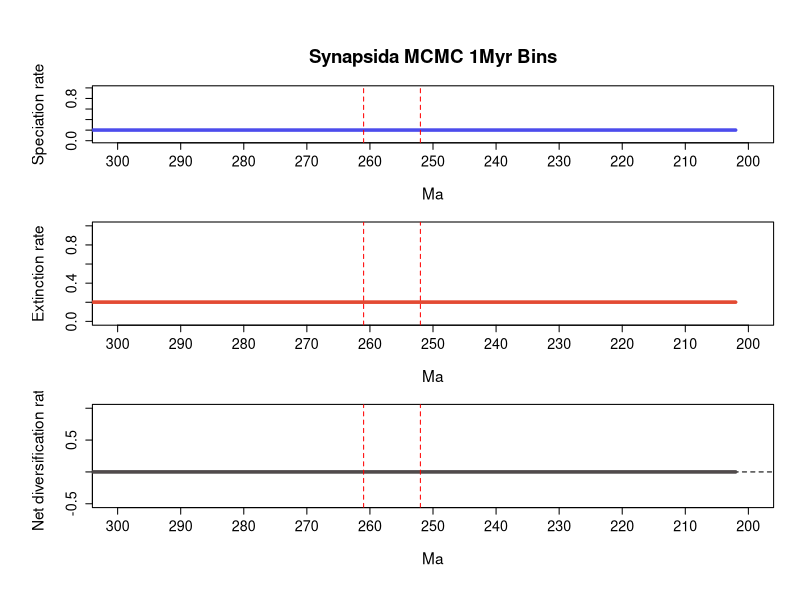

Source code (R):
# 1 files combined:
# 	C:\Users\SimoesLabAdmin\Documents\BDNN_Arielli\synapsida\mcmc_no_predictors\A_mcmc_200_iterations/combined_9_marginal_rates.log

# 95% HPDs calculated using code from Biopy (https://www.cs.auckland.ac.nz/~yhel002/biopy/)

pdf(file='C:/Users/SimoesLabAdmin/Documents/BDNN_Arielli/synapsida/mcmc_no_predictors/A_mcmc_200_iterations/combined_9_marginal_rates_RTT_final.pdf',width=8, height=10.8)
par(mfrow=c(3,1), cex.main=1.7, cex.lab=1.4, cex.axis=1.3,
    mgp=c(3.5, 1, 0),      # distance of axis labels from plot, increase first value to move y axis label further out
    oma=c(2, 2, 2, 0))     # outer margins for the entire figure
library(scales)
plot_RTT <- function (age,hpd_M,hpd_m,mean_m,color){
    N=100
    beta=(1:(N-1))/N
    alpha_shape=0.25
    cat=1-(beta^(1./alpha_shape))
    for (i in 1:(N-1)){
        trans= 1/N + 2/N
        polygon(c(age, rev(age)), c(hpd_M-((hpd_M-mean_m)*cat[i]), rev(hpd_m+((mean_m-hpd_m)*cat[i]))), col = alpha(color,trans), border = NA)
    }
    lines(rev(age), rev(mean_m), col = color, lwd=3)
}
    
L_hpd_m95=c(NA, NA,NA,NA,NA,NA,NA,NA,NA,NA,NA,NA,NA,NA,NA,NA,NA,NA,NA,NA,NA,NA,NA,NA,NA,NA,NA,NA,NA,NA,NA,NA,NA,NA,NA,NA,NA,NA,NA,NA,NA,NA,NA,NA,NA,NA,NA,NA,NA,NA,NA,NA,NA,NA,NA,NA,NA,NA,NA,NA,NA,NA,NA,NA,NA,NA,NA,NA,NA,NA,NA,NA,NA,NA,NA,NA,NA,NA,NA,NA,NA,NA,NA,NA,NA,NA,NA,NA,NA,NA,NA,NA,NA,NA,NA,NA,NA,NA,NA,NA,NA,NA,NA,NA,NA,NA,NA,NA,NA,NA,NA,NA,NA,NA,NA,NA,NA,NA,NA,NA,NA,NA,NA,NA,NA,NA,NA,NA,NA,NA,NA,NA,NA,NA,NA,NA,NA,NA,NA,NA,NA,NA,NA,NA,NA,NA,NA,NA,NA,NA,NA,NA,NA,NA,NA,NA,NA,NA,NA,NA,NA,NA,NA,NA,NA,NA,NA,NA,NA,NA,NA,NA,NA,NA,NA,NA,NA,NA,NA,NA,NA,NA,NA,NA,NA,NA,NA,NA,NA,NA,NA,NA,NA,NA,NA,NA,NA,NA,NA,NA,NA,NA,0.178689,0.178689,0.178689,0.178689,0.178689,0.178689,0.178689,0.178689,0.178689,0.178689,0.178689,0.178689,0.178689,0.178689,0.178689,0.178689,0.178689,0.178689,0.178689,0.178689,0.178689,0.178689,0.178689,0.178689,0.178689,0.178689,0.178689,0.178689,0.178689,0.178689,0.178689,0.178689,0.178689,0.178689,0.178689,0.178689,0.178689,0.178689,0.178689,0.178689,0.178689,0.178689,0.178689,0.178689,0.178689,0.178689,0.178689,0.178689,0.178689,0.178689,0.178689,0.178689,0.178689,0.178689,0.178689,0.178689,0.178689,0.178689,0.178689,0.178689,0.178689,0.178689,0.178689,0.178689,0.178689,0.178689,0.178689,0.178689,0.178689,0.178689,0.178689,0.178689,0.178689,0.178689,0.178689,0.178689,0.178689,0.178689,0.178689,0.178689,0.178689,0.178689,0.178689,0.178689,0.178689,0.178689,0.178689,0.178689,0.178689,0.178689,0.178689,0.178689,0.178689,0.178689,0.178689,0.178689,0.178689,0.178689,0.178689,0.178689,0.178689,0.178689,0.178689,0.178689,0.178689,0.178689,0.178689)
L_hpd_M95=c(NA, NA,NA,NA,NA,NA,NA,NA,NA,NA,NA,NA,NA,NA,NA,NA,NA,NA,NA,NA,NA,NA,NA,NA,NA,NA,NA,NA,NA,NA,NA,NA,NA,NA,NA,NA,NA,NA,NA,NA,NA,NA,NA,NA,NA,NA,NA,NA,NA,NA,NA,NA,NA,NA,NA,NA,NA,NA,NA,NA,NA,NA,NA,NA,NA,NA,NA,NA,NA,NA,NA,NA,NA,NA,NA,NA,NA,NA,NA,NA,NA,NA,NA,NA,NA,NA,NA,NA,NA,NA,NA,NA,NA,NA,NA,NA,NA,NA,NA,NA,NA,NA,NA,NA,NA,NA,NA,NA,NA,NA,NA,NA,NA,NA,NA,NA,NA,NA,NA,NA,NA,NA,NA,NA,NA,NA,NA,NA,NA,NA,NA,NA,NA,NA,NA,NA,NA,NA,NA,NA,NA,NA,NA,NA,NA,NA,NA,NA,NA,NA,NA,NA,NA,NA,NA,NA,NA,NA,NA,NA,NA,NA,NA,NA,NA,NA,NA,NA,NA,NA,NA,NA,NA,NA,NA,NA,NA,NA,NA,NA,NA,NA,NA,NA,NA,NA,NA,NA,NA,NA,NA,NA,NA,NA,NA,NA,NA,NA,NA,NA,NA,NA,0.22215,0.22215,0.22215,0.22215,0.22215,0.22215,0.22215,0.22215,0.22215,0.22215,0.22215,0.22215,0.22215,0.22215,0.22215,0.22215,0.22215,0.22215,0.22215,0.22215,0.22215,0.22215,0.22215,0.22215,0.22215,0.22215,0.22215,0.22215,0.22215,0.22215,0.22215,0.22215,0.22215,0.22215,0.22215,0.22215,0.22215,0.22215,0.22215,0.22215,0.22215,0.22215,0.22215,0.22215,0.22215,0.22215,0.22215,0.22215,0.22215,0.22215,0.22215,0.22215,0.22215,0.22215,0.22215,0.22215,0.22215,0.22215,0.22215,0.22215,0.22215,0.22215,0.22215,0.22215,0.22215,0.22215,0.22215,0.22215,0.22215,0.22215,0.22215,0.22215,0.22215,0.22215,0.22215,0.22215,0.22215,0.22215,0.22215,0.22215,0.22215,0.22215,0.22215,0.22215,0.22215,0.22215,0.22215,0.22215,0.22215,0.22215,0.22215,0.22215,0.22215,0.22215,0.22215,0.22215,0.22215,0.22215,0.22215,0.22215,0.22215,0.22215,0.22215,0.22215,0.22215,0.22215,0.22215)
M_hpd_m95=c(NA, NA,NA,NA,NA,NA,NA,NA,NA,NA,NA,NA,NA,NA,NA,NA,NA,NA,NA,NA,NA,NA,NA,NA,NA,NA,NA,NA,NA,NA,NA,NA,NA,NA,NA,NA,NA,NA,NA,NA,NA,NA,NA,NA,NA,NA,NA,NA,NA,NA,NA,NA,NA,NA,NA,NA,NA,NA,NA,NA,NA,NA,NA,NA,NA,NA,NA,NA,NA,NA,NA,NA,NA,NA,NA,NA,NA,NA,NA,NA,NA,NA,NA,NA,NA,NA,NA,NA,NA,NA,NA,NA,NA,NA,NA,NA,NA,NA,NA,NA,NA,NA,NA,NA,NA,NA,NA,NA,NA,NA,NA,NA,NA,NA,NA,NA,NA,NA,NA,NA,NA,NA,NA,NA,NA,NA,NA,NA,NA,NA,NA,NA,NA,NA,NA,NA,NA,NA,NA,NA,NA,NA,NA,NA,NA,NA,NA,NA,NA,NA,NA,NA,NA,NA,NA,NA,NA,NA,NA,NA,NA,NA,NA,NA,NA,NA,NA,NA,NA,NA,NA,NA,NA,NA,NA,NA,NA,NA,NA,NA,NA,NA,NA,NA,NA,NA,NA,NA,NA,NA,NA,NA,NA,NA,NA,NA,NA,NA,NA,NA,NA,NA,0.179439,0.179439,0.179439,0.179439,0.179439,0.179439,0.179439,0.179439,0.179439,0.179439,0.179439,0.179439,0.179439,0.179439,0.179439,0.179439,0.179439,0.179439,0.179439,0.179439,0.179439,0.179439,0.179439,0.179439,0.179439,0.179439,0.179439,0.179439,0.179439,0.179439,0.179439,0.179439,0.179439,0.179439,0.179439,0.179439,0.179439,0.179439,0.179439,0.179439,0.179439,0.179439,0.179439,0.179439,0.179439,0.179439,0.179439,0.179439,0.179439,0.179439,0.179439,0.179439,0.179439,0.179439,0.179439,0.179439,0.179439,0.179439,0.179439,0.179439,0.179439,0.179439,0.179439,0.179439,0.179439,0.179439,0.179439,0.179439,0.179439,0.179439,0.179439,0.179439,0.179439,0.179439,0.179439,0.179439,0.179439,0.179439,0.179439,0.179439,0.179439,0.179439,0.179439,0.179439,0.179439,0.179439,0.179439,0.179439,0.179439,0.179439,0.179439,0.179439,0.179439,0.179439,0.179439,0.179439,0.179439,0.179439,0.179439,0.179439,0.179439,0.179439,0.179439,0.179439,0.179439,0.179439,0.179439)
M_hpd_M95=c(NA, NA,NA,NA,NA,NA,NA,NA,NA,NA,NA,NA,NA,NA,NA,NA,NA,NA,NA,NA,NA,NA,NA,NA,NA,NA,NA,NA,NA,NA,NA,NA,NA,NA,NA,NA,NA,NA,NA,NA,NA,NA,NA,NA,NA,NA,NA,NA,NA,NA,NA,NA,NA,NA,NA,NA,NA,NA,NA,NA,NA,NA,NA,NA,NA,NA,NA,NA,NA,NA,NA,NA,NA,NA,NA,NA,NA,NA,NA,NA,NA,NA,NA,NA,NA,NA,NA,NA,NA,NA,NA,NA,NA,NA,NA,NA,NA,NA,NA,NA,NA,NA,NA,NA,NA,NA,NA,NA,NA,NA,NA,NA,NA,NA,NA,NA,NA,NA,NA,NA,NA,NA,NA,NA,NA,NA,NA,NA,NA,NA,NA,NA,NA,NA,NA,NA,NA,NA,NA,NA,NA,NA,NA,NA,NA,NA,NA,NA,NA,NA,NA,NA,NA,NA,NA,NA,NA,NA,NA,NA,NA,NA,NA,NA,NA,NA,NA,NA,NA,NA,NA,NA,NA,NA,NA,NA,NA,NA,NA,NA,NA,NA,NA,NA,NA,NA,NA,NA,NA,NA,NA,NA,NA,NA,NA,NA,NA,NA,NA,NA,NA,NA,0.223,0.223,0.223,0.223,0.223,0.223,0.223,0.223,0.223,0.223,0.223,0.223,0.223,0.223,0.223,0.223,0.223,0.223,0.223,0.223,0.223,0.223,0.223,0.223,0.223,0.223,0.223,0.223,0.223,0.223,0.223,0.223,0.223,0.223,0.223,0.223,0.223,0.223,0.223,0.223,0.223,0.223,0.223,0.223,0.223,0.223,0.223,0.223,0.223,0.223,0.223,0.223,0.223,0.223,0.223,0.223,0.223,0.223,0.223,0.223,0.223,0.223,0.223,0.223,0.223,0.223,0.223,0.223,0.223,0.223,0.223,0.223,0.223,0.223,0.223,0.223,0.223,0.223,0.223,0.223,0.223,0.223,0.223,0.223,0.223,0.223,0.223,0.223,0.223,0.223,0.223,0.223,0.223,0.223,0.223,0.223,0.223,0.223,0.223,0.223,0.223,0.223,0.223,0.223,0.223,0.223,0.223)
R_hpd_m95=c(NA, NA,NA,NA,NA,NA,NA,NA,NA,NA,NA,NA,NA,NA,NA,NA,NA,NA,NA,NA,NA,NA,NA,NA,NA,NA,NA,NA,NA,NA,NA,NA,NA,NA,NA,NA,NA,NA,NA,NA,NA,NA,NA,NA,NA,NA,NA,NA,NA,NA,NA,NA,NA,NA,NA,NA,NA,NA,NA,NA,NA,NA,NA,NA,NA,NA,NA,NA,NA,NA,NA,NA,NA,NA,NA,NA,NA,NA,NA,NA,NA,NA,NA,NA,NA,NA,NA,NA,NA,NA,NA,NA,NA,NA,NA,NA,NA,NA,NA,NA,NA,NA,NA,NA,NA,NA,NA,NA,NA,NA,NA,NA,NA,NA,NA,NA,NA,NA,NA,NA,NA,NA,NA,NA,NA,NA,NA,NA,NA,NA,NA,NA,NA,NA,NA,NA,NA,NA,NA,NA,NA,NA,NA,NA,NA,NA,NA,NA,NA,NA,NA,NA,NA,NA,NA,NA,NA,NA,NA,NA,NA,NA,NA,NA,NA,NA,NA,NA,NA,NA,NA,NA,NA,NA,NA,NA,NA,NA,NA,NA,NA,NA,NA,NA,NA,NA,NA,NA,NA,NA,NA,NA,NA,NA,NA,NA,NA,NA,NA,NA,NA,NA,-0.024483,-0.024483,-0.024483,-0.024483,-0.024483,-0.024483,-0.024483,-0.024483,-0.024483,-0.024483,-0.024483,-0.024483,-0.024483,-0.024483,-0.024483,-0.024483,-0.024483,-0.024483,-0.024483,-0.024483,-0.024483,-0.024483,-0.024483,-0.024483,-0.024483,-0.024483,-0.024483,-0.024483,-0.024483,-0.024483,-0.024483,-0.024483,-0.024483,-0.024483,-0.024483,-0.024483,-0.024483,-0.024483,-0.024483,-0.024483,-0.024483,-0.024483,-0.024483,-0.024483,-0.024483,-0.024483,-0.024483,-0.024483,-0.024483,-0.024483,-0.024483,-0.024483,-0.024483,-0.024483,-0.024483,-0.024483,-0.024483,-0.024483,-0.024483,-0.024483,-0.024483,-0.024483,-0.024483,-0.024483,-0.024483,-0.024483,-0.024483,-0.024483,-0.024483,-0.024483,-0.024483,-0.024483,-0.024483,-0.024483,-0.024483,-0.024483,-0.024483,-0.024483,-0.024483,-0.024483,-0.024483,-0.024483,-0.024483,-0.024483,-0.024483,-0.024483,-0.024483,-0.024483,-0.024483,-0.024483,-0.024483,-0.024483,-0.024483,-0.024483,-0.024483,-0.024483,-0.024483,-0.024483,-0.024483,-0.024483,-0.024483,-0.024483,-0.024483,-0.024483,-0.024483,-0.024483,-0.024483)
R_hpd_M95=c(NA, NA,NA,NA,NA,NA,NA,NA,NA,NA,NA,NA,NA,NA,NA,NA,NA,NA,NA,NA,NA,NA,NA,NA,NA,NA,NA,NA,NA,NA,NA,NA,NA,NA,NA,NA,NA,NA,NA,NA,NA,NA,NA,NA,NA,NA,NA,NA,NA,NA,NA,NA,NA,NA,NA,NA,NA,NA,NA,NA,NA,NA,NA,NA,NA,NA,NA,NA,NA,NA,NA,NA,NA,NA,NA,NA,NA,NA,NA,NA,NA,NA,NA,NA,NA,NA,NA,NA,NA,NA,NA,NA,NA,NA,NA,NA,NA,NA,NA,NA,NA,NA,NA,NA,NA,NA,NA,NA,NA,NA,NA,NA,NA,NA,NA,NA,NA,NA,NA,NA,NA,NA,NA,NA,NA,NA,NA,NA,NA,NA,NA,NA,NA,NA,NA,NA,NA,NA,NA,NA,NA,NA,NA,NA,NA,NA,NA,NA,NA,NA,NA,NA,NA,NA,NA,NA,NA,NA,NA,NA,NA,NA,NA,NA,NA,NA,NA,NA,NA,NA,NA,NA,NA,NA,NA,NA,NA,NA,NA,NA,NA,NA,NA,NA,NA,NA,NA,NA,NA,NA,NA,NA,NA,NA,NA,NA,NA,NA,NA,NA,NA,NA,0.024193,0.024193,0.024193,0.024193,0.024193,0.024193,0.024193,0.024193,0.024193,0.024193,0.024193,0.024193,0.024193,0.024193,0.024193,0.024193,0.024193,0.024193,0.024193,0.024193,0.024193,0.024193,0.024193,0.024193,0.024193,0.024193,0.024193,0.024193,0.024193,0.024193,0.024193,0.024193,0.024193,0.024193,0.024193,0.024193,0.024193,0.024193,0.024193,0.024193,0.024193,0.024193,0.024193,0.024193,0.024193,0.024193,0.024193,0.024193,0.024193,0.024193,0.024193,0.024193,0.024193,0.024193,0.024193,0.024193,0.024193,0.024193,0.024193,0.024193,0.024193,0.024193,0.024193,0.024193,0.024193,0.024193,0.024193,0.024193,0.024193,0.024193,0.024193,0.024193,0.024193,0.024193,0.024193,0.024193,0.024193,0.024193,0.024193,0.024193,0.024193,0.024193,0.024193,0.024193,0.024193,0.024193,0.024193,0.024193,0.024193,0.024193,0.024193,0.024193,0.024193,0.024193,0.024193,0.024193,0.024193,0.024193,0.024193,0.024193,0.024193,0.024193,0.024193,0.024193,0.024193,0.024193,0.024193)
L_mean=c(NA, NA,NA,NA,NA,NA,NA,NA,NA,NA,NA,NA,NA,NA,NA,NA,NA,NA,NA,NA,NA,NA,NA,NA,NA,NA,NA,NA,NA,NA,NA,NA,NA,NA,NA,NA,NA,NA,NA,NA,NA,NA,NA,NA,NA,NA,NA,NA,NA,NA,NA,NA,NA,NA,NA,NA,NA,NA,NA,NA,NA,NA,NA,NA,NA,NA,NA,NA,NA,NA,NA,NA,NA,NA,NA,NA,NA,NA,NA,NA,NA,NA,NA,NA,NA,NA,NA,NA,NA,NA,NA,NA,NA,NA,NA,NA,NA,NA,NA,NA,NA,NA,NA,NA,NA,NA,NA,NA,NA,NA,NA,NA,NA,NA,NA,NA,NA,NA,NA,NA,NA,NA,NA,NA,NA,NA,NA,NA,NA,NA,NA,NA,NA,NA,NA,NA,NA,NA,NA,NA,NA,NA,NA,NA,NA,NA,NA,NA,NA,NA,NA,NA,NA,NA,NA,NA,NA,NA,NA,NA,NA,NA,NA,NA,NA,NA,NA,NA,NA,NA,NA,NA,NA,NA,NA,NA,NA,NA,NA,NA,NA,NA,NA,NA,NA,NA,NA,NA,NA,NA,NA,NA,NA,NA,NA,NA,NA,NA,NA,NA,NA,NA,0.201217207074074,0.201217207074074,0.201217207074074,0.201217207074074,0.201217207074074,0.201217207074074,0.201217207074074,0.201217207074074,0.201217207074074,0.201217207074074,0.201217207074074,0.201217207074074,0.201217207074074,0.201217207074074,0.201217207074074,0.201217207074074,0.201217207074074,0.201217207074074,0.201217207074074,0.201217207074074,0.201217207074074,0.201217207074074,0.201217207074074,0.201217207074074,0.201217207074074,0.201217207074074,0.201217207074074,0.201217207074074,0.201217207074074,0.201217207074074,0.201217207074074,0.201217207074074,0.201217207074074,0.201217207074074,0.201217207074074,0.201217207074074,0.201217207074074,0.201217207074074,0.201217207074074,0.201217207074074,0.201217207074074,0.201217207074074,0.201217207074074,0.201217207074074,0.201217207074074,0.201217207074074,0.201217207074074,0.201217207074074,0.201217207074074,0.201217207074074,0.201217207074074,0.201217207074074,0.201217207074074,0.201217207074074,0.201217207074074,0.201217207074074,0.201217207074074,0.201217207074074,0.201217207074074,0.201217207074074,0.201217207074074,0.201217207074074,0.201217207074074,0.201217207074074,0.201217207074074,0.201217207074074,0.201217207074074,0.201217207074074,0.201217207074074,0.201217207074074,0.201217207074074,0.201217207074074,0.201217207074074,0.201217207074074,0.201217207074074,0.201217207074074,0.201217207074074,0.201217207074074,0.201217207074074,0.201217207074074,0.201217207074074,0.201217207074074,0.201217207074074,0.201217207074074,0.201217207074074,0.201217207074074,0.201217207074074,0.201217207074074,0.201217207074074,0.201217207074074,0.201217207074074,0.201217207074074,0.201217207074074,0.201217207074074,0.201217207074074,0.201217207074074,0.201217207074074,0.201217207074074,0.201217207074074,0.201217207074074,0.201217207074074,0.201217207074074,0.201217207074074,0.201217207074074,0.201217207074074,0.201217207074074,0.201217207074074)
M_mean=c(NA, NA,NA,NA,NA,NA,NA,NA,NA,NA,NA,NA,NA,NA,NA,NA,NA,NA,NA,NA,NA,NA,NA,NA,NA,NA,NA,NA,NA,NA,NA,NA,NA,NA,NA,NA,NA,NA,NA,NA,NA,NA,NA,NA,NA,NA,NA,NA,NA,NA,NA,NA,NA,NA,NA,NA,NA,NA,NA,NA,NA,NA,NA,NA,NA,NA,NA,NA,NA,NA,NA,NA,NA,NA,NA,NA,NA,NA,NA,NA,NA,NA,NA,NA,NA,NA,NA,NA,NA,NA,NA,NA,NA,NA,NA,NA,NA,NA,NA,NA,NA,NA,NA,NA,NA,NA,NA,NA,NA,NA,NA,NA,NA,NA,NA,NA,NA,NA,NA,NA,NA,NA,NA,NA,NA,NA,NA,NA,NA,NA,NA,NA,NA,NA,NA,NA,NA,NA,NA,NA,NA,NA,NA,NA,NA,NA,NA,NA,NA,NA,NA,NA,NA,NA,NA,NA,NA,NA,NA,NA,NA,NA,NA,NA,NA,NA,NA,NA,NA,NA,NA,NA,NA,NA,NA,NA,NA,NA,NA,NA,NA,NA,NA,NA,NA,NA,NA,NA,NA,NA,NA,NA,NA,NA,NA,NA,NA,NA,NA,NA,NA,NA,0.201150830222222,0.201150830222222,0.201150830222222,0.201150830222222,0.201150830222222,0.201150830222222,0.201150830222222,0.201150830222222,0.201150830222222,0.201150830222222,0.201150830222222,0.201150830222222,0.201150830222222,0.201150830222222,0.201150830222222,0.201150830222222,0.201150830222222,0.201150830222222,0.201150830222222,0.201150830222222,0.201150830222222,0.201150830222222,0.201150830222222,0.201150830222222,0.201150830222222,0.201150830222222,0.201150830222222,0.201150830222222,0.201150830222222,0.201150830222222,0.201150830222222,0.201150830222222,0.201150830222222,0.201150830222222,0.201150830222222,0.201150830222222,0.201150830222222,0.201150830222222,0.201150830222222,0.201150830222222,0.201150830222222,0.201150830222222,0.201150830222222,0.201150830222222,0.201150830222222,0.201150830222222,0.201150830222222,0.201150830222222,0.201150830222222,0.201150830222222,0.201150830222222,0.201150830222222,0.201150830222222,0.201150830222222,0.201150830222222,0.201150830222222,0.201150830222222,0.201150830222222,0.201150830222222,0.201150830222222,0.201150830222222,0.201150830222222,0.201150830222222,0.201150830222222,0.201150830222222,0.201150830222222,0.201150830222222,0.201150830222222,0.201150830222222,0.201150830222222,0.201150830222222,0.201150830222222,0.201150830222222,0.201150830222222,0.201150830222222,0.201150830222222,0.201150830222222,0.201150830222222,0.201150830222222,0.201150830222222,0.201150830222222,0.201150830222222,0.201150830222222,0.201150830222222,0.201150830222222,0.201150830222222,0.201150830222222,0.201150830222222,0.201150830222222,0.201150830222222,0.201150830222222,0.201150830222222,0.201150830222222,0.201150830222222,0.201150830222222,0.201150830222222,0.201150830222222,0.201150830222222,0.201150830222222,0.201150830222222,0.201150830222222,0.201150830222222,0.201150830222222,0.201150830222222,0.201150830222222,0.201150830222222,0.201150830222222)
R_mean=c(NA, NA,NA,NA,NA,NA,NA,NA,NA,NA,NA,NA,NA,NA,NA,NA,NA,NA,NA,NA,NA,NA,NA,NA,NA,NA,NA,NA,NA,NA,NA,NA,NA,NA,NA,NA,NA,NA,NA,NA,NA,NA,NA,NA,NA,NA,NA,NA,NA,NA,NA,NA,NA,NA,NA,NA,NA,NA,NA,NA,NA,NA,NA,NA,NA,NA,NA,NA,NA,NA,NA,NA,NA,NA,NA,NA,NA,NA,NA,NA,NA,NA,NA,NA,NA,NA,NA,NA,NA,NA,NA,NA,NA,NA,NA,NA,NA,NA,NA,NA,NA,NA,NA,NA,NA,NA,NA,NA,NA,NA,NA,NA,NA,NA,NA,NA,NA,NA,NA,NA,NA,NA,NA,NA,NA,NA,NA,NA,NA,NA,NA,NA,NA,NA,NA,NA,NA,NA,NA,NA,NA,NA,NA,NA,NA,NA,NA,NA,NA,NA,NA,NA,NA,NA,NA,NA,NA,NA,NA,NA,NA,NA,NA,NA,NA,NA,NA,NA,NA,NA,NA,NA,NA,NA,NA,NA,NA,NA,NA,NA,NA,NA,NA,NA,NA,NA,NA,NA,NA,NA,NA,NA,NA,NA,NA,NA,NA,NA,NA,NA,NA,NA,6.6378185185e-05,6.6378185185e-05,6.6378185185e-05,6.6378185185e-05,6.6378185185e-05,6.6378185185e-05,6.6378185185e-05,6.6378185185e-05,6.6378185185e-05,6.6378185185e-05,6.6378185185e-05,6.6378185185e-05,6.6378185185e-05,6.6378185185e-05,6.6378185185e-05,6.6378185185e-05,6.6378185185e-05,6.6378185185e-05,6.6378185185e-05,6.6378185185e-05,6.6378185185e-05,6.6378185185e-05,6.6378185185e-05,6.6378185185e-05,6.6378185185e-05,6.6378185185e-05,6.6378185185e-05,6.6378185185e-05,6.6378185185e-05,6.6378185185e-05,6.6378185185e-05,6.6378185185e-05,6.6378185185e-05,6.6378185185e-05,6.6378185185e-05,6.6378185185e-05,6.6378185185e-05,6.6378185185e-05,6.6378185185e-05,6.6378185185e-05,6.6378185185e-05,6.6378185185e-05,6.6378185185e-05,6.6378185185e-05,6.6378185185e-05,6.6378185185e-05,6.6378185185e-05,6.6378185185e-05,6.6378185185e-05,6.6378185185e-05,6.6378185185e-05,6.6378185185e-05,6.6378185185e-05,6.6378185185e-05,6.6378185185e-05,6.6378185185e-05,6.6378185185e-05,6.6378185185e-05,6.6378185185e-05,6.6378185185e-05,6.6378185185e-05,6.6378185185e-05,6.6378185185e-05,6.6378185185e-05,6.6378185185e-05,6.6378185185e-05,6.6378185185e-05,6.6378185185e-05,6.6378185185e-05,6.6378185185e-05,6.6378185185e-05,6.6378185185e-05,6.6378185185e-05,6.6378185185e-05,6.6378185185e-05,6.6378185185e-05,6.6378185185e-05,6.6378185185e-05,6.6378185185e-05,6.6378185185e-05,6.6378185185e-05,6.6378185185e-05,6.6378185185e-05,6.6378185185e-05,6.6378185185e-05,6.6378185185e-05,6.6378185185e-05,6.6378185185e-05,6.6378185185e-05,6.6378185185e-05,6.6378185185e-05,6.6378185185e-05,6.6378185185e-05,6.6378185185e-05,6.6378185185e-05,6.6378185185e-05,6.6378185185e-05,6.6378185185e-05,6.6378185185e-05,6.6378185185e-05,6.6378185185e-05,6.6378185185e-05,6.6378185185e-05,6.6378185185e-05,6.6378185185e-05,6.6378185185e-05,6.6378185185e-05)
trans=0.5
age=(0:(309-1))* -1
# Calculate positions for the mass extinction events
perm_trias_extinction = -252 # End-Permian mass extinction (252 Ma)
guadalupian_extinction = -261 # Guadalupian extinction (261 Ma)

# Define custom tick positions at 10 MY intervals
x_ticks <- seq(-300, -200, by=10)
x_tick_labels <- abs(x_ticks)

# First plot: Speciation rate
par(mar=c(5, 5, 4.5, 2))  # bottom, left, top, right margins
plot(age, age, type='n', ylim=c(0, 1), xlim=c(-300, -200), # Changed xlim to -300, -200, from auto-generated values
     ylab='Speciation rate', xlab='Ma', main='Synapsida MCMC 1Myr Bins', 
     xaxt='n') # Remove default x-axis
axis(1, at=x_ticks, labels=x_tick_labels) # Custom x-axis with 10MY interval ticks

plot_RTT(age, L_hpd_M95, L_hpd_m95, L_mean, "#4c4cec")
lines(rev(age), rev(L_mean), col="#4c4cec", lwd=3)

# Add vertical lines for mass extinction events
abline(v=perm_trias_extinction, col="red", lty=2) 
abline(v=guadalupian_extinction, col="red", lty=2)

# Second plot: Extinction rate
par(mar=c(5, 5, 1, 2))  # bottom, left, top, right margins. Reduced top margin to 2.5 (from 4.5)
plot(age, age, type='n', ylim=c(0, 1), xlim=c(-300, -200), # Changed xlim to -300, -200, from auto-generated values 
     ylab='Extinction rate', xlab='Ma',
     xaxt='n') # Remove default x-axis
axis(1, at=x_ticks, labels=x_tick_labels) # Custom x-axis with 10MY interval ticks

plot_RTT(age, M_hpd_M95, M_hpd_m95, M_mean, "#e34a33")
lines(rev(age), rev(M_mean), col="#e34a33", lwd=3)

# Add vertical lines for mass extinction events
abline(v=perm_trias_extinction, col="red", lty=2)
abline(v=guadalupian_extinction, col="red", lty=2)

# Third plot: Net diversification rate
par(mar=c(5, 5, 1, 2))  # bottom, left, top, right margins. Reduced top margin to 2.5 (from 4.5)
plot(age, age, type='n', ylim=c(-0.5, 1), xlim=c(-300, -200), # Changed xlim to -300, -200, from auto-generated values 
     ylab='Net diversification rate', xlab='Ma',
     xaxt='n') # Remove default x-axis
axis(1, at=x_ticks, labels=x_tick_labels) # Custom x-axis with 10MY interval ticks

abline(h=0, lty=2, col="black")
plot_RTT(age, R_hpd_M95, R_hpd_m95, R_mean, "#504A4B")
lines(rev(age), rev(R_mean), col="#504A4B", lwd=3)

# Add vertical lines for mass extinction events
abline(v=perm_trias_extinction, col="red", lty=2)
abline(v=guadalupian_extinction, col="red", lty=2)

dev.off()
